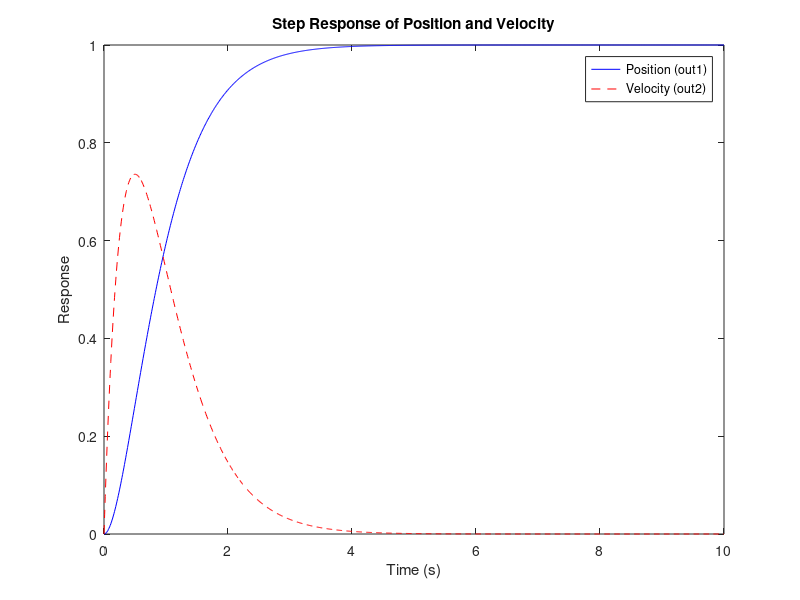

Reproduce this figure in MATLAB.
% Scalar values
zeta = 1;
wn = 2;

% State-space matrices for 1D second-order system
A = [0 1;
    -wn^2  -2*zeta*wn];

B = [0;
     wn^2];

C = eye(2);   % To view both position and velocity states
D = [0; 0];

% Create state-space system
sys = ss(A, B, C, D);

% Time vector
t = 0:0.01:10;

[y, t] = step(sys, t);
plot(t, y(:,1), 'b', t, y(:,2), 'r--');
legend('Position (out1)', 'Velocity (out2)');
title('Step Response of Position and Velocity');
xlabel('Time (s)');
ylabel('Response');